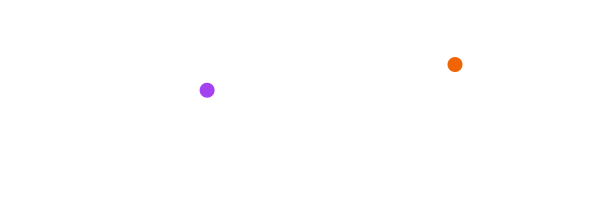
Frame 1 (no input)
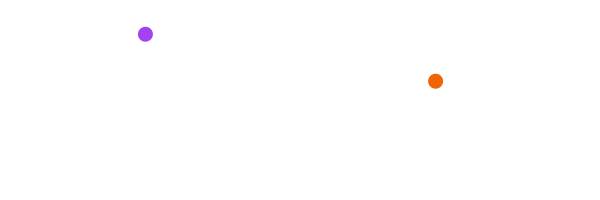
Frame 60 (the mouse pressed at the canvas centre just before this capture)
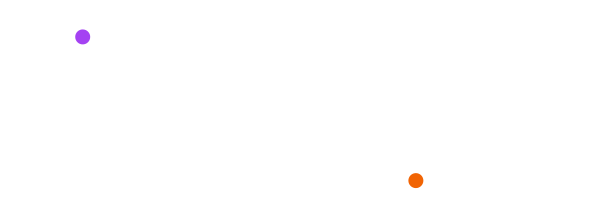
Frame 120 (the mouse held since frame 60 and released just before this capture)

The Processing sketch that drew these frames (run headless with seeded random() and noise(); from frame 60 on, the mouse is pressed at the canvas centre):

// Processing sketch: processing_180968
// ── processing_180968.pde

Mover m;
Mover m2;
float checker = 0; 
float[][] colors = new float[3][4];
float[][] newColors = new float[3][4];  
 
void setup ()
{
  size (600, 200);
  smooth();
  colorMode(RGB);
  
  m = new Mover ();
  m2 = new Mover ();
 
  //background (255,255,255);
  frameRate (30);
  
  
  
}
 
void draw ()
{
 
  background (255,255,255);
 
  m.move();
  m.checkEdgesAndBounce();
  m.display();
  
  m2.move();
  m2.checkEdgesAndBounce();
  m2.display();
}
 
 
class Mover
{
  PVector direction;
  PVector location;
 
  float speed;
  float ellipseSize;
  
  color c; 
  
  
 
  Mover () // Konstruktor = setup der Mover Klasse
  {
    
    for (int j = 0; j <= 3;){
      for (int i = 0; i <= 2;){
       colors[i][j] = random(0,255);
       i += 1;
      }
    j+=1; 
    }
    
    //if (mousePressed)
     //{
       //for (int j = 0; j <= 3;){
         //for (int i = 0; i <= 2;){
          //newColors[i][j] = random(0,255);
          //i += 1;
         //}
        //j+=1;
        //checker += 1; 
      //}
     //}
    if (checker > 1)
    {
      c = color( newColors[0][0], newColors[1][0], newColors[2][0] );
    }else{
    c = color( colors[0][0], colors[1][0], colors[2][0] ); 
    }
    location = new PVector (random (width), random (height));
    //ellipseSize = random (4, 15);
    ellipseSize = 15;
    float angle = random (TWO_PI);
    direction = new PVector (cos (angle), sin (angle));
 
    speed = random (1, 5);
  }
 
  // MOVE -----------------------------------------
 
  void move ()
  {
 
    PVector velocity = direction.get();
    velocity.mult (speed);
    location.add (velocity);
  }
 
  // CHECK --------------------------------------------------------
 
  void checkEdgesAndBounce ()
  {
    float radius = ellipseSize / 2;
 
    if (location.x < radius )
    {
      location.x = radius ;
      direction.x = direction.x * -1;
    }
    else if (location.x > width-radius )
    {
      location.x = width-radius ;
      direction.x *= -1;
    }
 
    if (location.y < radius )
    {
      location.y = radius ;
      direction.y *= -1;
    }
    else if (location.y > height-radius )
    {
      location.y = height-radius ;
      direction.y *= -1;
    }
  }
 
  // DISPLAY ---------------------------------------------------------------
 
  void display ()
  {
    //fill (#ffedbc);
    
    fill (c);   
    noStroke();
    ellipse (location.x, location.y, ellipseSize, ellipseSize);
    
  }
  
 
}
